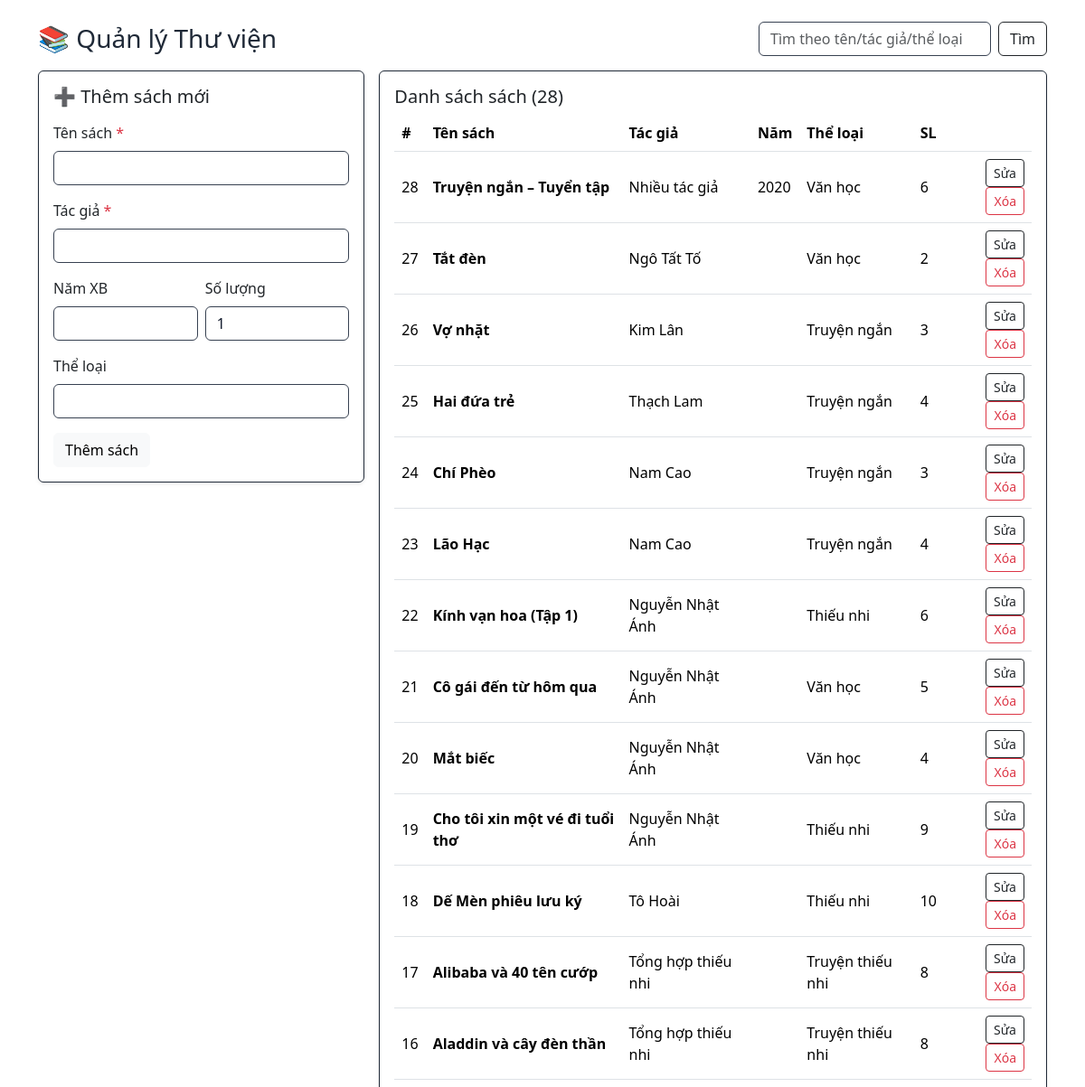
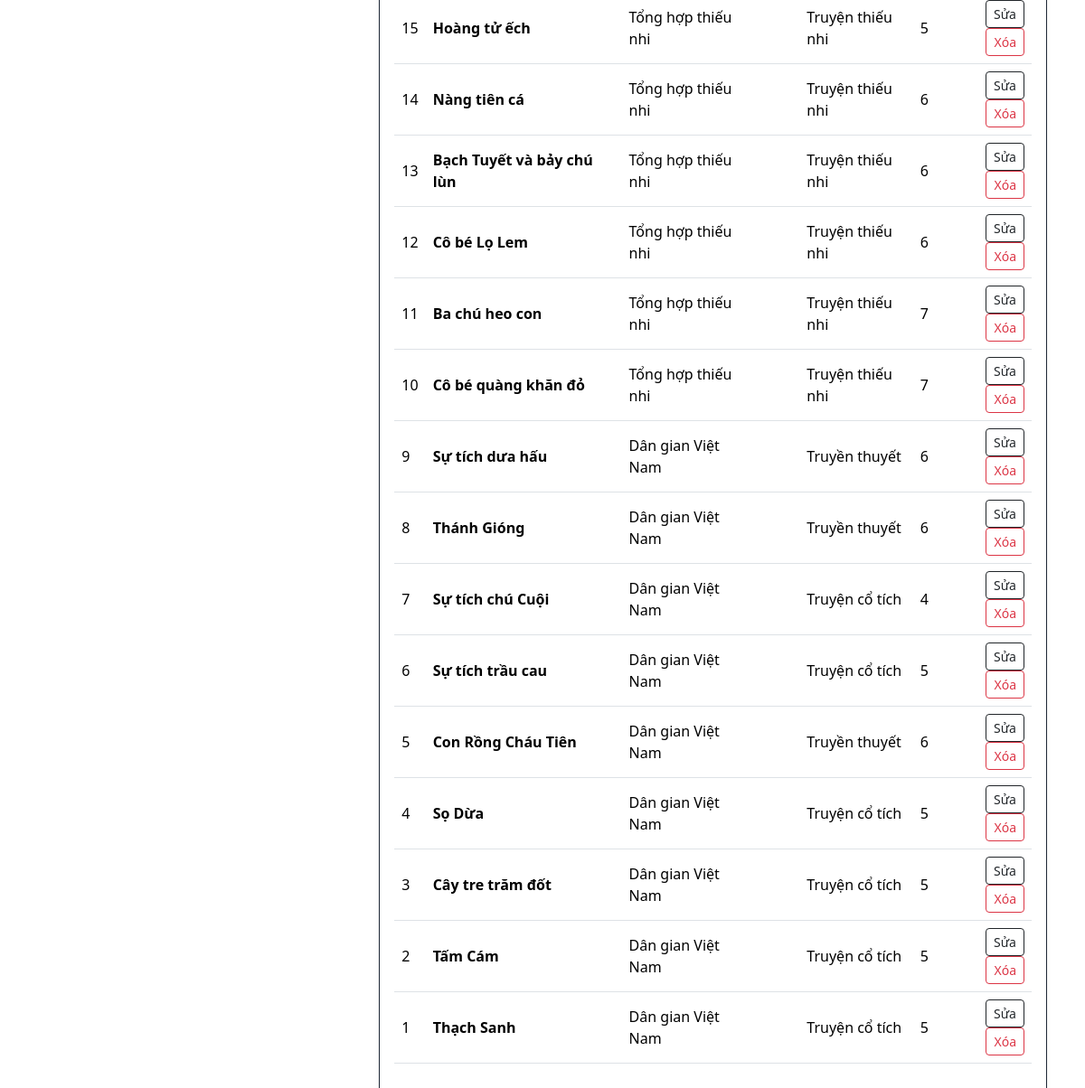
Page /bt-kien/index.php on the committed database (2 pictures, top to bottom).
### tables this page shows
CREATE TABLE books (
  id INT AUTO_INCREMENT PRIMARY KEY,
  title VARCHAR(255) NOT NULL,
  author VARCHAR(255) NOT NULL,
  published_year INT,
  genre VARCHAR(100),
  stock INT NOT NULL DEFAULT 1,
  created_at TIMESTAMP DEFAULT CURRENT_TIMESTAMP,
  KEY idx_title (title),
  KEY idx_author (author)
);

### bt-kien/index.php (the view, shortened to what this page needs)
<?php
$DB_HOST = 'localhost';
$DB_NAME = 'k9tin';
$DB_USER = 'root';
$DB_PASS = '';
$DSN     = "mysql:host=$DB_HOST;dbname=$DB_NAME;charset=utf8mb4";
function h($s){ return htmlspecialchars((string)$s, ENT_QUOTES, 'UTF-8'); }
function pdo(): PDO {
    global $DSN, $DB_USER, $DB_PASS;
    static $pdo = null;
    if ($pdo === null) {
        $pdo = new PDO($DSN, $DB_USER, $DB_PASS, [
            PDO::ATTR_ERRMODE => PDO::ERRMODE_EXCEPTION,
            PDO::ATTR_DEFAULT_FETCH_MODE => PDO::FETCH_ASSOC,
        ]);
    }
    return $pdo;
}
$pdo = pdo();
$editing = null;
$q = trim($_GET['q'] ?? '');
if ($q !== '') {
    $sql = "SELECT * FROM books
            WHERE title LIKE :kw OR author LIKE :kw OR genre LIKE :kw
            ORDER BY id DESC";
    $stmt = $pdo->prepare($sql);
    $kw = "%$q%";
    $stmt->execute([':kw'=>$kw]);
} else {
    $stmt = $pdo->query("SELECT * FROM books ORDER BY id DESC");
}
$books = $stmt->fetchAll();
?>
<!doctype html>
<html lang="vi">
<head>
    <link href="https://cdn.jsdelivr.net/npm/bootstrap@5.3.3/dist/css/bootstrap.min.css" rel="stylesheet">
</head>
<body>
    <div class="container py-4">
        <div class="d-flex flex-column flex-md-row align-items-md-center justify-content-between gap-3 mb-3">
            <h2 class="h3 m-0 title">📚 Quản lý Thư viện</h1>
                <form class="d-flex" role="search" method="get">
                    <input class="form-control me-2" name="q" value="<?=h($q)?>"
                        placeholder="Tìm theo tên/tác giả/thể loại">
                    <button class="btn btn-outline-dark" type="submit">Tìm</button>
                </form>
        </div>
        <div class="row g-3">
            <div class="col-12 col-lg-4">
                <div class="card shadow-sm">
                    <div class="card-body">
                        <h2 class="h5 mb-3 "><?= $editing ? '✏️ Sửa sách #'.(int)$editing['id'] : '➕ Thêm sách mới' ?>
                        </h2>
                        <form method="post" class="vstack gap-3">
                            <div>
                                <label class="form-label">Tên sách <span class="text-danger">*</span></label>
                                <input name="title" class="form-control" required
                                    value="<?=h($editing['title'] ?? '')?>">
                            </div>
                            <div>
                                <label class="form-label">Tác giả <span class="text-danger">*</span></label>
                                <input name="author" class="form-control" required
                                    value="<?=h($editing['author'] ?? '')?>">
                            </div>
                            <div class="row g-2">
                                <div class="col-6">
                                    <label class="form-label">Năm XB</label>
                                    <input name="published_year" class="form-control" inputmode="numeric"
                                        pattern="\d{0,4}" value="<?=h($editing['published_year'] ?? '')?>">
                                </div>
                                <div class="col-6">
                                    <label class="form-label">Số lượng</label>
                                    <input name="stock" class="form-control" inputmode="numeric" pattern="\d+"
                                        value="<?=h($editing['stock'] ?? '1')?>">
                                </div>
                            </div>
                            <div>
                                <label class="form-label">Thể loại</label>
                                <input name="genre" class="form-control" value="<?=h($editing['genre'] ?? '')?>">
                            </div>
                            <div class="d-flex gap-2">
                                <button class="btn btn-light" name="action"
                                    value="<?= $editing ? 'update' : 'create' ?>">
                                    <?= $editing ? 'Lưu thay đổi' : 'Thêm sách' ?>
                                </button>
                            </div>
                        </form>
                    </div>
                </div>
            </div>
            <div class="col-12 col-lg-8">
                <div class="card shadow-sm">
                    <div class="card-body">
                        <div class="d-flex align-items-center justify-content-between mb-2">
                            <h2 class="h5 m-0">Danh sách sách (<?=count($books)?>)</h2>
                        </div>
                        <div class="table-responsive">
                            <table class="table align-middle">
                                <thead>
                                    <tr>
                                        <th>#</th>
                                        <th>Tên sách</th>
                                        <th>Tác giả</th>
                                        <th>Năm</th>
                                        <th>Thể loại</th>
                                        <th>SL</th>
                                        <th></th>
                                    </tr>
                                </thead>
                                <tbody>
                                    <?php if(empty($books)): ?>
                                    <tr>
                                        <td colspan="7" class="text-center text-secondary">Chưa có dữ liệu.</td>
                                    </tr>
                                    <?php else: foreach($books as $b): ?>
                                    <tr>
                                        <td><?= (int)$b['id'] ?></td>
                                        <td class="fw-semibold"><?= h($b['title']) ?></td>
                                        <td><?= h($b['author']) ?></td>
                                        <td><?= h($b['published_year']) ?></td>
                                        <td><?= h($b['genre']) ?></td>
                                        <td><?= (int)$b['stock'] ?></td>
                                        <td class="text-end">
                                            <a class="btn btn-sm btn-outline-dark"
                                                href="<?=h($_SERVER['PHP_SELF'])?>?edit=<?= (int)$b['id'] ?>">Sửa</a>
                                            <form class="d-inline" method="post"
                                                onsubmit="return confirm('Xóa sách này?');">
                                                <button class="btn btn-sm btn-outline-danger" name="action"
                                                    value="delete">Xóa</button>
                                            </form>
                                        </td>
                                    </tr>
                                    <?php endforeach; endif; ?>
                                </tbody>
                            </table>
                        </div>
                    </div>
                </div>
            </div>
        </div>
    </div>
</body>
</html>

### bt-kien/index.php (style rules this page uses)
body { color: #e5e7eb; }
.card { border: 1px solid #1f2937; }
.form-control, .form-select { color: #0f172a; border-color: #374151; }
a, .btn-link { text-decoration: none; }
.table> :not(caption)>*>* { background: transparent !important; }
h2 { color: #e5e7eb; }
.title { color: #1f2937; }
input { color: #000; }

### rows in the picture
books: id "28", title "Truyện ngắn – Tuyển tập", author "Nhiều tác giả", published_year "2020", genre "Văn học", stock "6"
books: id "27", title "Tắt đèn", author "Ngô Tất Tố", genre "Văn học", stock "2"
books: id "26", title "Vợ nhặt", author "Kim Lân", genre "Truyện ngắn", stock "3"
books: id "25", title "Hai đứa trẻ", author "Thạch Lam", genre "Truyện ngắn", stock "4"
books: id "24", title "Chí Phèo", author "Nam Cao", genre "Truyện ngắn", stock "3"
books: id "23", title "Lão Hạc", author "Nam Cao", genre "Truyện ngắn", stock "4"
books: id "22", title "Kính vạn hoa (Tập 1)", author "Nguyễn Nhật Ánh", genre "Thiếu nhi", stock "6"
books: id "21", title "Cô gái đến từ hôm qua", author "Nguyễn Nhật Ánh", genre "Văn học", stock "5"
books: id "20", title "Mắt biếc", author "Nguyễn Nhật Ánh", genre "Văn học", stock "4"
books: id "19", title "Cho tôi xin một vé đi tuổi thơ", author "Nguyễn Nhật Ánh", genre "Thiếu nhi", stock "9"
books: id "18", title "Dế Mèn phiêu lưu ký", author "Tô Hoài", genre "Thiếu nhi", stock "10"
books: id "17", title "Alibaba và 40 tên cướp", author "Tổng hợp thiếu nhi", genre "Truyện thiếu nhi", stock "8"
books: id "16", title "Aladdin và cây đèn thần", author "Tổng hợp thiếu nhi", genre "Truyện thiếu nhi", stock "8"
books: id "15", title "Hoàng tử ếch", author "Tổng hợp thiếu nhi", genre "Truyện thiếu nhi", stock "5"
books: id "14", title "Nàng tiên cá", author "Tổng hợp thiếu nhi", genre "Truyện thiếu nhi", stock "6"
books: id "13", title "Bạch Tuyết và bảy chú lùn", author "Tổng hợp thiếu nhi", genre "Truyện thiếu nhi", stock "6"
books: id "12", title "Cô bé Lọ Lem", author "Tổng hợp thiếu nhi", genre "Truyện thiếu nhi", stock "6"
books: id "11", title "Ba chú heo con", author "Tổng hợp thiếu nhi", genre "Truyện thiếu nhi", stock "7"
books: id "10", title "Cô bé quàng khăn đỏ", author "Tổng hợp thiếu nhi", genre "Truyện thiếu nhi", stock "7"
books: id "9", title "Sự tích dưa hấu", author "Dân gian Việt Nam", genre "Truyền thuyết", stock "6"
books: id "8", title "Thánh Gióng", author "Dân gian Việt Nam", genre "Truyền thuyết", stock "6"
books: id "7", title "Sự tích chú Cuội", author "Dân gian Việt Nam", genre "Truyện cổ tích", stock "4"
books: id "6", title "Sự tích trầu cau", author "Dân gian Việt Nam", genre "Truyện cổ tích", stock "5"
books: id "5", title "Con Rồng Cháu Tiên", author "Dân gian Việt Nam", genre "Truyền thuyết", stock "6"
books: id "4", title "Sọ Dừa", author "Dân gian Việt Nam", genre "Truyện cổ tích", stock "5"
books: id "3", title "Cây tre trăm đốt", author "Dân gian Việt Nam", genre "Truyện cổ tích", stock "5"
books: id "2", title "Tấm Cám", author "Dân gian Việt Nam", genre "Truyện cổ tích", stock "5"
books: id "1", title "Thạch Sanh", author "Dân gian Việt Nam", genre "Truyện cổ tích", stock "5"

### other values in the picture
count($books) "28"
